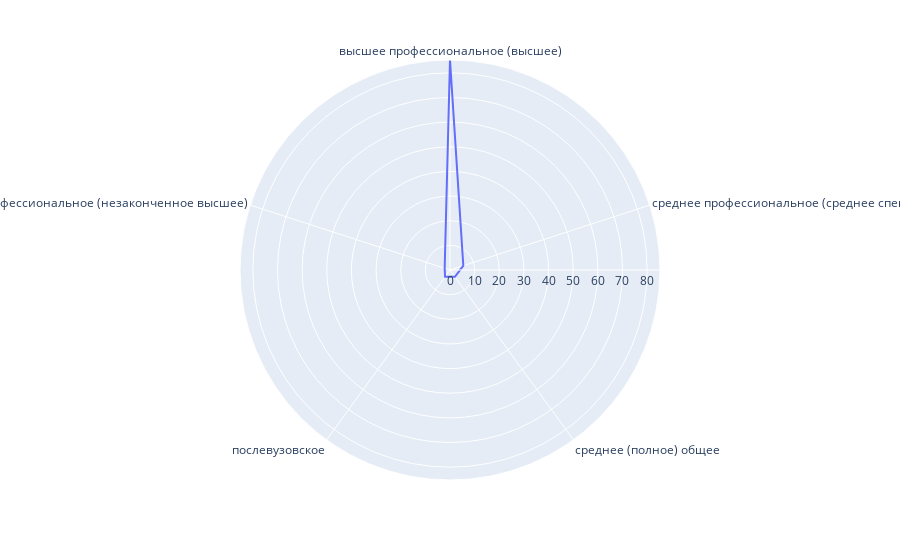

Notebook code for this chart:
### Code cell
px.line_polar(df2, r='r', theta='theta', line_close=True)

### Figure 1 — Plotly figure (JSON) as saved in the notebook; plotly's stock layout.template omitted (floating-point values rounded to 4 significant figures)
{"data": [{"hovertemplate": "r=%{r}<br>theta=%{theta}<extra></extra>", "legendgroup": "", "line": {"color": "#636efa", "dash": "solid"}, "mode": "lines", "name": "", "r": [85.23, 5.682, 3.409, 3.409, 2.273, 85.23], "showlegend": false, "subplot": "polar", "theta": ["высшее профессиональное (высшее)", "среднее профессиональное (среднее специальное)", "среднее (полное) общее", "послевузовское", "неполное высшее профессиональное (незаконченное высшее)", "высшее профессиональное (высшее)"], "type": "scatterpolar"}], "layout": {"legend": {"tracegroupgap": 0}, "margin": {"t": 60}, "polar": {"angularaxis": {"direction": "clockwise", "rotation": 90}, "domain": {"x": [0, 1], "y": [0, 1]}}}}
